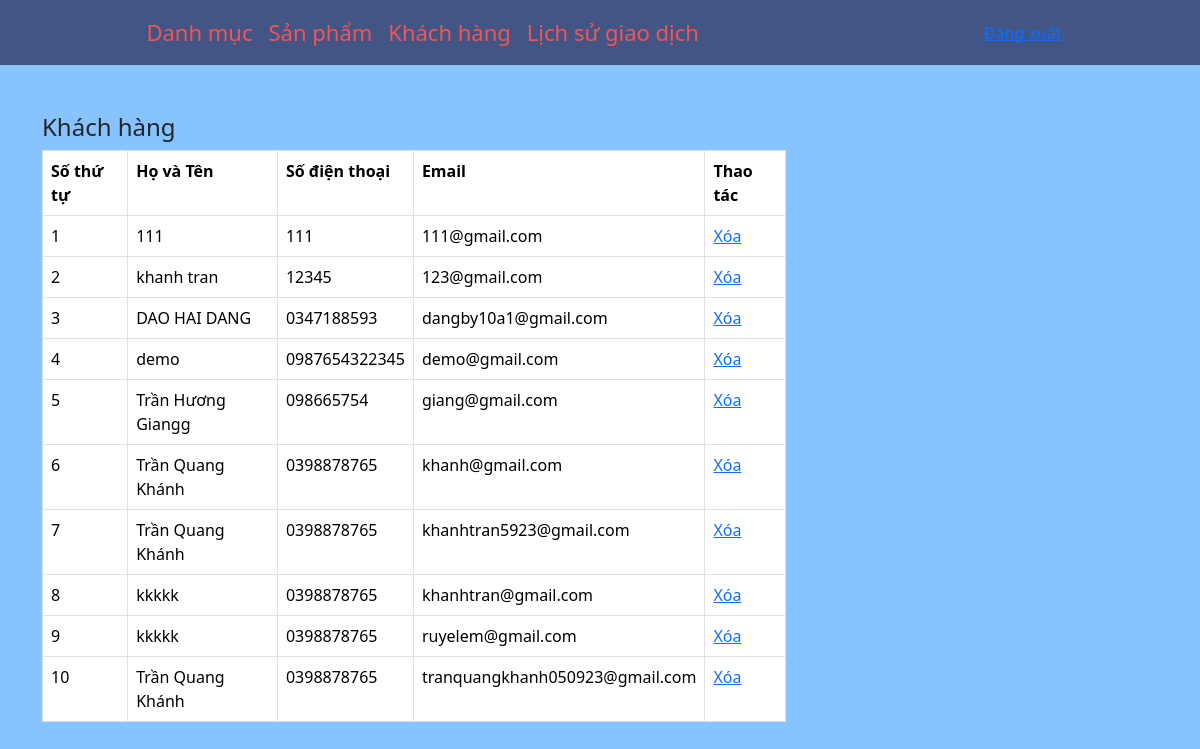
/admin/thongtinkhachhang.php, run on the app's committed database.
### tables this page shows
CREATE TABLE `user` (
  `email` varchar(100) NOT NULL,
  `fullname` varchar(100) NOT NULL,
  `phone_number` varchar(20) NOT NULL,
  `password` varchar(100) NOT NULL,
  `code_password` varchar(10) NOT NULL,
  `deleted` int(2) NOT NULL,
  `avatar` varchar(50) NOT NULL
);

### admin/thongtinkhachhang.php (the view, shortened to what this page needs)
<?php
	include('../database/connect.php');
?>
<?php
$sql = 'SELECT * FROM `user`';
$stmt = mysqli_stmt_init($connect);
if (mysqli_stmt_prepare($stmt, $sql)) {
    mysqli_stmt_execute($stmt);
    $result = mysqli_stmt_get_result($stmt);
?>
<!DOCTYPE html>
<html lang="en">
<head>
    <link href="../assets/css/boostrap.css" rel="stylesheet" type="text/css" media="all" />
</head>
<body style="background-color:#87C4FF">
    <nav class="navbar navbar-expand-lg navbar-light bg-light">
        <div class="collapse navbar-collapse" id="navbarNav">
            <ul class="navbar-nav">
                <li class="nav-item">
                    <a class="nav-link" href="xulydanhmuc.php">Danh mục</a>
                </li>
                <li class="nav-item">
                    <a class="nav-link" href="xulysanpham.php">Sản phẩm</a>
                </li>
                <li class="nav-item">
                    <a class="nav-link" href="thongtinkhachhang.php">Khách hàng</a>
                </li>
                <li class="nav-item">
                    <a class="nav-link" href="lichsugiaodich.php">Lịch sử giao dịch</a>
                </li>
            </ul>
            <div style="text-align:right">
                <a href="../include/login.php">Đăng xuất</a>
            </div>
        </div>
    </nav>
    <br><br>
    <div class="container">
        <div class="col-md-8">
            <h4>Khách hàng</h4>
            <table class="table table-bordered">
                <tr>
                    <th>Số thứ tự</th>
                    <th>Họ và Tên</th>
                    <th>Số điện thoại</th>
                    <th>Email</th>
                    <th>Thao tác</th>
                </tr>
                <?php
                $i=0;
                while ($row_user = mysqli_fetch_array($result)) {
                $i++;
            ?>
                <tr>
                    <td><?php echo $i?></td>
                    <td><?php echo $row_user['fullname']?></td>
                    <td><?php echo $row_user['phone_number']?></td>
                    <td><?php echo $row_user['email']?></td>
                    <td><a href="../admin/xoa.php?xoa=<?php echo $row_user['email']?>">Xóa</a> </td>
                </tr>
                <?php
                    }
        }
            ?>
            </table>
        </div>
    </div>
</body>
</html>

### data on the page
user: fullname "111", phone_number "111", email "111@gmail.com"
user: fullname "khanh tran", phone_number "12345", email "123@gmail.com"
user: fullname "DAO HAI DANG", phone_number "0347188593", email "dangby10a1@gmail.com"
user: fullname "demo", phone_number "0987654322345", email "demo@gmail.com"
user: fullname "Trần Hương Giangg", phone_number "098665754", email "giang@gmail.com"
user: fullname "Trần Quang Khánh", phone_number "0398878765", email "khanh@gmail.com"
user: fullname "Trần Quang Khánh", phone_number "0398878765", email "khanhtran5923@gmail.com"
user: fullname "kkkkk", phone_number "0398878765", email "khanhtran@gmail.com"
user: fullname "kkkkk", phone_number "0398878765", email "ruyelem@gmail.com"
user: fullname "Trần Quang Khánh", phone_number "0398878765", email "tranquangkhanh050923@gmail.com"
